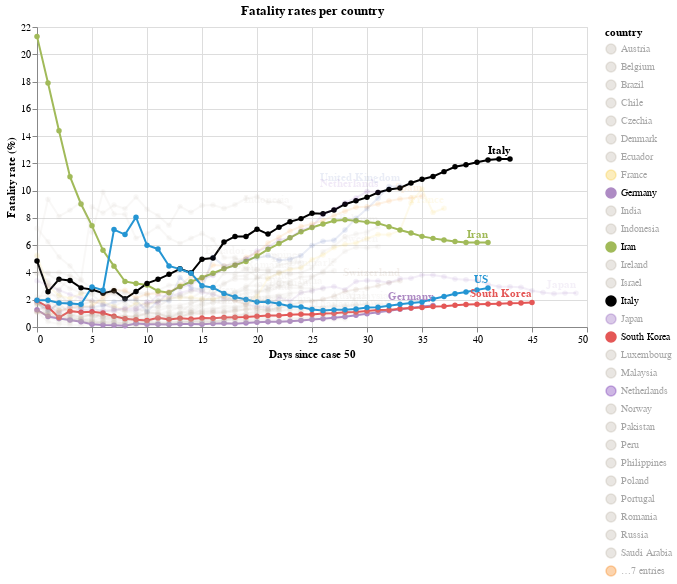

Write notebook code for a chart like this one.
### Markdown cell above
# Cummulative confirmed cases per deaths

The fatality rate is calculated as the cumulative number of confirmed cases divided by the cumulative number of deaths.

`click` the country label that you want to highlight. `Shift` + `click` to compare different countries.

### Code cell
#hide_input
chart = make_since_chart(dff2[dff2.country != "China"], ["Iran"],  ['Germany', 'Italy', 'South Korea', 'US'])
chart

### Figure 1 — Vega-Lite specification as saved in the notebook (floating-point values rounded to 4 significant figures; data arrays with more than 128 entries replaced by an {"elided": "..."} marker saying what was removed)
{"config": {"view": {"continuousWidth": 400, "continuousHeight": 300}}, "layer": [{"mark": {"type": "line", "point": true}, "encoding": {"color": {"type": "nominal", "field": "country", "scale": {"domain": ["Austria", "Belgium", "Brazil", "Chile", "Czechia", "Denmark", "Ecuador", "France", "Germany", "India", "Indonesia", "Iran", "Ireland", "Israel", "Italy", "Japan", "South Korea", "Luxembourg", "Malaysia", "Netherlands", "Norway", "Pakistan", "Peru", "Philippines", "Poland", "Portugal", "Romania", "Russia", "Saudi Arabia", "Spain", "Sweden", "Switzerland", "Thailand", "Turkey", "United Kingdom", "US"], "range": ["#C1B7AD", "#C1B7AD", "#C1B7AD", "#C1B7AD", "#C1B7AD", "#C1B7AD", "#C1B7AD", "#f5cb42", "#ae8bc4", "#C1B7AD", "#C1B7AD", "#A1BA59", "#C1B7AD", "#C1B7AD", "black", "#9467bd", "#E45756", "#C1B7AD", "#C1B7AD", "#7430b3", "#C1B7AD", "#C1B7AD", "#C1B7AD", "#C1B7AD", "#C1B7AD", "#C1B7AD", "#C1B7AD", "#C1B7AD", "#C1B7AD", "#F58518", "#C1B7AD", "#9D755D", "#C1B7AD", "#C1B7AD", "#3250a8", "#2495D3"]}}, "opacity": {"condition": {"value": 1, "selection": "selector001"}, "value": 0.1}, "tooltip": [{"type": "nominal", "field": "country"}, {"type": "quantitative", "field": "state"}, {"type": "nominal", "field": "type"}, {"type": "quantitative", "field": "confirmed"}, {"type": "quantitative", "field": "deaths"}, {"type": "quantitative", "field": "ratio"}, {"type": "quantitative", "field": "ratio_in"}, {"type": "quantitative", "field": "new_deaths"}, {"type": "quantitative", "field": "new_confirmed"}, {"type": "quantitative", "field": "fatality"}, {"type": "temporal", "field": "date"}, {"type": "quantitative", "field": "Days since case 50"}], "x": {"type": "quantitative", "field": "Days since case 50"}, "y": {"type": "quantitative", "axis": {"title": "Fatality rate (%)"}, "field": "ratio_in"}}, "selection": {"selector001": {"type": "multi", "fields": ["country"], "bind": "legend", "init": [{"country": "Iran"}, {"country": "Germany"}, {"country": "Italy"}, {"country": "South Korea"}, {"country": "US"}]}}, "width": 550}, {"mark": {"type": "text", "align": "right", "dy": -8, "fontWeight": "bold"}, "encoding": {"color": {"type": "nominal", "field": "country", "scale": {"domain": ["Austria", "Belgium", "Brazil", "Chile", "Czechia", "Denmark", "Ecuador", "France", "Germany", "India", "Indonesia", "Iran", "Ireland", "Israel", "Italy", "Japan", "South Korea", "Luxembourg", "Malaysia", "Netherlands", "Norway", "Pakistan", "Peru", "Philippines", "Poland", "Portugal", "Romania", "Russia", "Saudi Arabia", "Spain", "Sweden", "Switzerland", "Thailand", "Turkey", "United Kingdom", "US"], "range": ["#C1B7AD", "#C1B7AD", "#C1B7AD", "#C1B7AD", "#C1B7AD", "#C1B7AD", "#C1B7AD", "#f5cb42", "#ae8bc4", "#C1B7AD", "#C1B7AD", "#A1BA59", "#C1B7AD", "#C1B7AD", "black", "#9467bd", "#E45756", "#C1B7AD", "#C1B7AD", "#7430b3", "#C1B7AD", "#C1B7AD", "#C1B7AD", "#C1B7AD", "#C1B7AD", "#C1B7AD", "#C1B7AD", "#C1B7AD", "#C1B7AD", "#F58518", "#C1B7AD", "#9D755D", "#C1B7AD", "#C1B7AD", "#3250a8", "#2495D3"]}}, "opacity": {"condition": {"value": 1, "selection": "selector001"}, "value": 0.1}, "text": {"type": "nominal", "field": "country"}, "tooltip": [{"type": "nominal", "field": "country"}, {"type": "quantitative", "field": "state"}, {"type": "nominal", "field": "type"}, {"type": "quantitative", "field": "confirmed"}, {"type": "quantitative", "field": "deaths"}, {"type": "quantitative", "field": "ratio"}, {"type": "quantitative", "field": "ratio_in"}, {"type": "quantitative", "field": "new_deaths"}, {"type": "quantitative", "field": "new_confirmed"}, {"type": "quantitative", "field": "fatality"}, {"type": "temporal", "field": "date"}, {"type": "quantitative", "field": "Days since case 50"}], "x": {"type": "quantitative", "field": "Days since case 50"}, "y": {"type": "quantitative", "axis": {"title": "Fatality rate (%)"}, "field": "ratio_in"}}, "transform": [{"filter": "(datum['date'] >= 1586044800000)"}], "width": 550}], "data": {"name": "data-43ba6989c028bc28dfecb13ec5cf27d4"}, "title": "Fatality rates per country", "$schema": "https://vega.github.io/schema/vega-lite/v4.8.1.json", "datasets": {"data-43ba6989c028bc28dfecb13ec5cf27d4": {"elided": "1083 records"}}}
